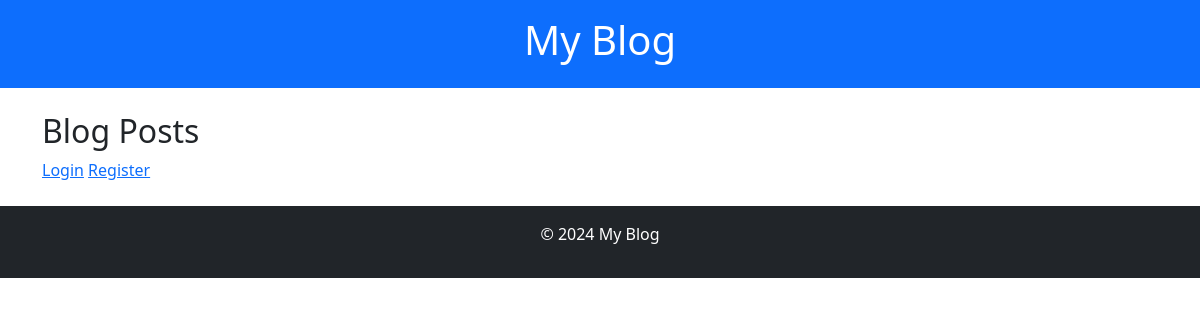
/, run on an earlier commit of the app's database.
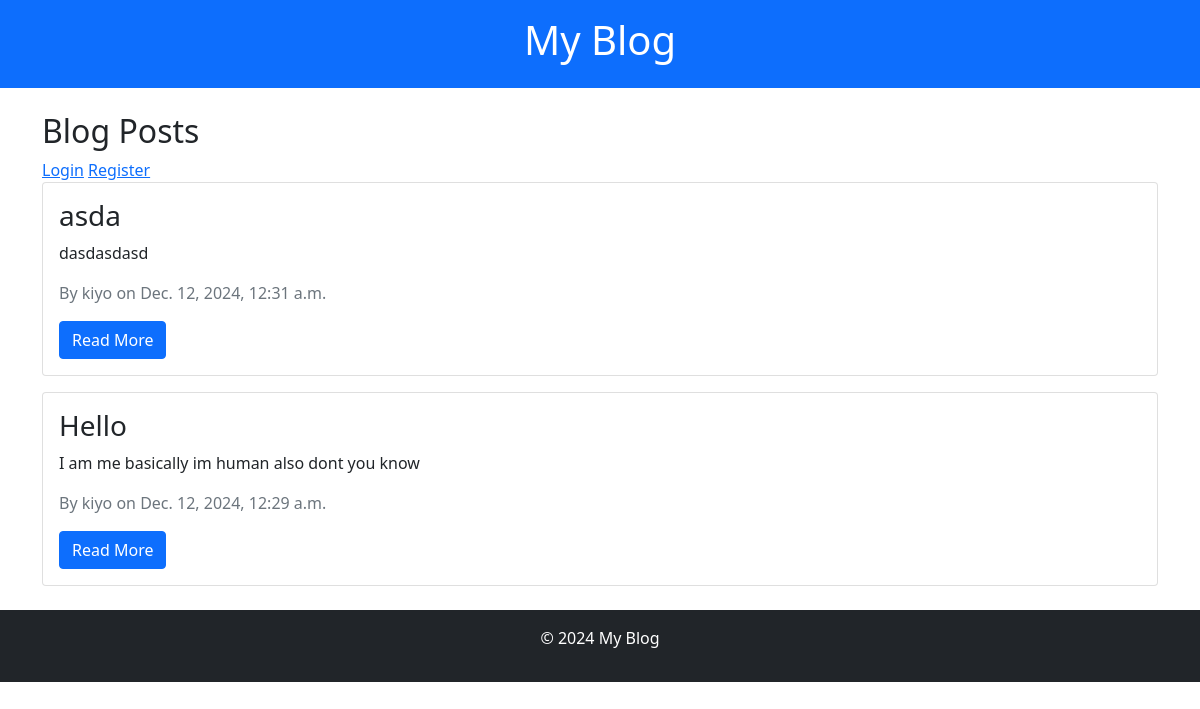
And on a later commit of the database.
### blog/models.py (models this page shows, shortened)
class Post(models.Model):
    title = models.CharField(max_length=200)
    content = models.TextField()
    author = models.ForeignKey('blog.CustomUser', on_delete=models.CASCADE)
    picture = models.ImageField(upload_to='post_image/', blank=True, null=True)
    created_at = models.DateTimeField(auto_now_add=True)
    updated_at = models.DateTimeField(auto_now=True)

class CustomUser(AbstractUser):
    pass

### blog/views.py (the view)
# urls.py: path('', views.post_list, name='post_list'),
def post_list(request):
    posts = Post.objects.all().order_by('-created_at')
    return render(request, 'blog/post_list.html', {'posts': posts})

### blog/templates/blog/post_list.html (shortened to what this page needs)
{% extends 'blog/base.html' %}
{% block content %}
<h2>Blog Posts</h2>
{% if user.is_authenticated %}
    <p>Welcome, {{ user.username }}!</p>
    <a href="{% url 'post_create' %}">Add Post</a>
    <a href="{% url 'logout' %}">Logout</a>
    <a href="{% url 'profile' %}">User Profile</a>
{% else %}
    <a href="{% url 'login' %}">Login</a>
    <a href="{% url 'register' %}">Register</a>
{% endif %}
{% for post in posts %}
    <div class="card mb-3">
        <div class="card-body">
            <h3 class="card-title">{{ post.title }}</h3>
            <p class="card-text">{{ post.content|truncatechars:200 }}</p>
            <p class="text-muted">By {{ post.author }} on {{ post.created_at }}</p>
            <a href="{% url 'post_detail' post.id %}" class="btn btn-primary">Read More</a>
        </div>
    </div>
{% endfor %}
{% endblock %}

### blog/templates/blog/base.html (shortened to what this page needs)
<!DOCTYPE html>
<html lang="en">
<head>
    <link rel="stylesheet" href="https://cdnjs.cloudflare.com/ajax/libs/bootstrap/5.1.3/css/bootstrap.min.css">
</head>
<body>
    <header class="bg-primary text-white p-3">
        <h1 class="text-center">My Blog</h1>
    </header>
    <div class="container mt-4">
        {% block content %}{% endblock %}
    </div>
    <footer class="bg-dark text-white text-center p-3 mt-4">
        <p>&copy; 2024 My Blog</p>
    </footer>
</body>
</html>

What changed in the data, as far as the page shows it:
added Post: title "asda", content "dasdasdasd", author "kiyo", created_at "Dec. 12, 2024, 12:31 a.m."
added Post: title "Hello", content "I am me basically im human also dont you know", author "kiyo", created_at "Dec. 12, 2024, 12:29 a.m."
